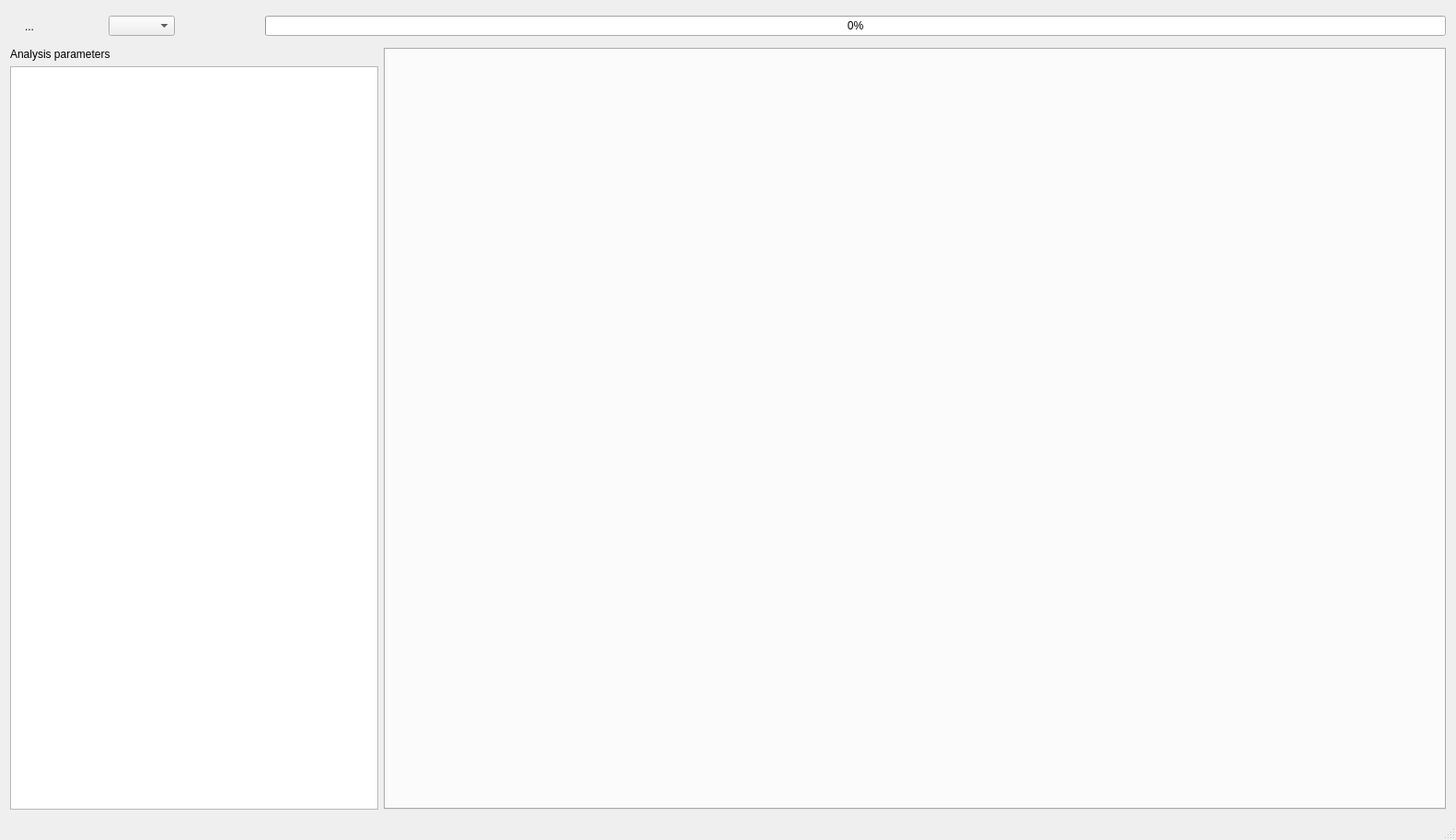
<?xml version="1.0" encoding="UTF-8"?>
<ui version="4.0">
 <class>tpcc</class>
 <widget class="QMainWindow" name="tpcc">
  <property name="geometry">
   <rect>
    <x>0</x>
    <y>0</y>
    <width>1582</width>
    <height>913</height>
   </rect>
  </property>
  <property name="windowTitle">
   <string>TPC Classify</string>
  </property>
  <property name="windowIcon">
   <iconset resource="../resources/tpccres.qrc">
    <normaloff>:/icons/tpcc.xpm</normaloff>:/icons/tpcc.xpm</iconset>
  </property>
  <property name="iconSize">
   <size>
    <width>18</width>
    <height>18</height>
   </size>
  </property>
  <property name="documentMode">
   <bool>false</bool>
  </property>
  <widget class="QWidget" name="centralWidget">
   <layout class="QGridLayout" name="gridLayout">
    <item row="1" column="0">
     <layout class="QHBoxLayout" name="horizontalLayout_2">
      <item>
       <layout class="QVBoxLayout" name="verticalLayout">
        <property name="sizeConstraint">
         <enum>QLayout::SetMaximumSize</enum>
        </property>
        <item>
         <widget class="QLabel" name="label_2">
          <property name="sizePolicy">
           <sizepolicy hsizetype="Maximum" vsizetype="Preferred">
            <horstretch>0</horstretch>
            <verstretch>0</verstretch>
           </sizepolicy>
          </property>
          <property name="text">
           <string>Analysis parameters</string>
          </property>
         </widget>
        </item>
        <item>
         <widget class="QTableWidget" name="tableParams">
          <property name="sizePolicy">
           <sizepolicy hsizetype="Maximum" vsizetype="Expanding">
            <horstretch>0</horstretch>
            <verstretch>0</verstretch>
           </sizepolicy>
          </property>
          <property name="minimumSize">
           <size>
            <width>400</width>
            <height>0</height>
           </size>
          </property>
          <property name="maximumSize">
           <size>
            <width>400</width>
            <height>16777215</height>
           </size>
          </property>
         </widget>
        </item>
       </layout>
      </item>
      <item>
       <widget class="QTabWidget" name="tabWidget">
        <property name="sizePolicy">
         <sizepolicy hsizetype="MinimumExpanding" vsizetype="Expanding">
          <horstretch>0</horstretch>
          <verstretch>0</verstretch>
         </sizepolicy>
        </property>
        <property name="currentIndex">
         <number>-1</number>
        </property>
       </widget>
      </item>
     </layout>
    </item>
    <item row="0" column="0">
     <layout class="QHBoxLayout" name="horizontalLayout">
      <item>
       <widget class="QToolButton" name="toolOpen">
        <property name="sizePolicy">
         <sizepolicy hsizetype="Fixed" vsizetype="Fixed">
          <horstretch>0</horstretch>
          <verstretch>0</verstretch>
         </sizepolicy>
        </property>
        <property name="minimumSize">
         <size>
          <width>42</width>
          <height>35</height>
         </size>
        </property>
        <property name="maximumSize">
         <size>
          <width>16777215</width>
          <height>35</height>
         </size>
        </property>
        <property name="toolTip">
         <string>Open</string>
        </property>
        <property name="text">
         <string>...</string>
        </property>
        <property name="icon">
         <iconset resource="../resources/tpccres.qrc">
          <normaloff>:/icons/oxy/32/document_open_folder.png</normaloff>:/icons/oxy/32/document_open_folder.png</iconset>
        </property>
        <property name="iconSize">
         <size>
          <width>22</width>
          <height>22</height>
         </size>
        </property>
        <property name="popupMode">
         <enum>QToolButton::InstantPopup</enum>
        </property>
        <property name="toolButtonStyle">
         <enum>Qt::ToolButtonIconOnly</enum>
        </property>
        <property name="autoRaise">
         <bool>true</bool>
        </property>
        <property name="arrowType">
         <enum>Qt::NoArrow</enum>
        </property>
       </widget>
      </item>
      <item>
       <widget class="QLabel" name="labelOfTotal">
        <property name="sizePolicy">
         <sizepolicy hsizetype="Minimum" vsizetype="Preferred">
          <horstretch>0</horstretch>
          <verstretch>0</verstretch>
         </sizepolicy>
        </property>
        <property name="text">
         <string/>
        </property>
       </widget>
      </item>
      <item>
       <widget class="QPushButton" name="pushNewGroup">
        <property name="enabled">
         <bool>true</bool>
        </property>
        <property name="minimumSize">
         <size>
          <width>35</width>
          <height>35</height>
         </size>
        </property>
        <property name="maximumSize">
         <size>
          <width>16777215</width>
          <height>35</height>
         </size>
        </property>
        <property name="toolTip">
         <string>Start</string>
        </property>
        <property name="text">
         <string/>
        </property>
        <property name="icon">
         <iconset resource="../resources/tpccres.qrc">
          <normaloff>:/icons/oxy/16/document_new.png</normaloff>:/icons/oxy/16/document_new.png</iconset>
        </property>
        <property name="iconSize">
         <size>
          <width>22</width>
          <height>22</height>
         </size>
        </property>
        <property name="flat">
         <bool>true</bool>
        </property>
       </widget>
      </item>
      <item>
       <widget class="QComboBox" name="comboGroup"/>
      </item>
      <item>
       <widget class="QPushButton" name="pushStart">
        <property name="enabled">
         <bool>true</bool>
        </property>
        <property name="minimumSize">
         <size>
          <width>35</width>
          <height>35</height>
         </size>
        </property>
        <property name="maximumSize">
         <size>
          <width>16777215</width>
          <height>35</height>
         </size>
        </property>
        <property name="toolTip">
         <string>Start</string>
        </property>
        <property name="text">
         <string/>
        </property>
        <property name="icon">
         <iconset resource="../resources/tpccres.qrc">
          <normaloff>:/icons/oxy/32/1rightarrow.png</normaloff>:/icons/oxy/32/1rightarrow.png</iconset>
        </property>
        <property name="iconSize">
         <size>
          <width>22</width>
          <height>22</height>
         </size>
        </property>
        <property name="flat">
         <bool>true</bool>
        </property>
       </widget>
      </item>
      <item>
       <widget class="QPushButton" name="pushStop">
        <property name="enabled">
         <bool>false</bool>
        </property>
        <property name="minimumSize">
         <size>
          <width>35</width>
          <height>35</height>
         </size>
        </property>
        <property name="maximumSize">
         <size>
          <width>16777215</width>
          <height>35</height>
         </size>
        </property>
        <property name="toolTip">
         <string>Stop</string>
        </property>
        <property name="text">
         <string/>
        </property>
        <property name="icon">
         <iconset resource="../resources/tpccres.qrc">
          <normaloff>:/icons/oxy/32/stop.png</normaloff>:/icons/oxy/32/stop.png</iconset>
        </property>
        <property name="iconSize">
         <size>
          <width>22</width>
          <height>22</height>
         </size>
        </property>
        <property name="flat">
         <bool>true</bool>
        </property>
       </widget>
      </item>
      <item>
       <widget class="QProgressBar" name="progressBar">
        <property name="sizePolicy">
         <sizepolicy hsizetype="MinimumExpanding" vsizetype="Fixed">
          <horstretch>0</horstretch>
          <verstretch>0</verstretch>
         </sizepolicy>
        </property>
        <property name="value">
         <number>0</number>
        </property>
       </widget>
      </item>
     </layout>
    </item>
   </layout>
  </widget>
  <widget class="QStatusBar" name="statusBar"/>
 </widget>
 <layoutdefault spacing="6" margin="11"/>
 <resources>
  <include location="../resources/tpccres.qrc"/>
 </resources>
 <connections/>
</ui>
